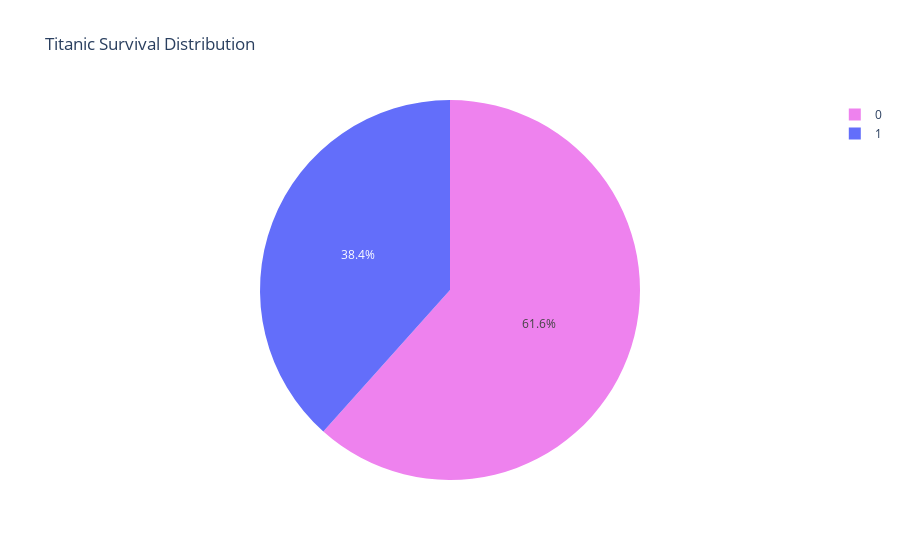

Notebook cell for this chart:
### Code cell
import plotly.express as px

fig = px.pie(titanic,names='Survived',color='Survived',
             color_discrete_map={0:'violet',
                                 1:'light-pink'},
            title="Titanic Survival Distribution")
fig.show()

### Figure 1 — Plotly figure (JSON) as saved in the notebook; plotly's stock layout.template omitted (floating-point values rounded to 4 significant figures; data arrays with more than 128 entries replaced by an {"elided": "..."} marker saying what was removed)
{"data": [{"customdata": {"elided": "891x1 int values"}, "domain": {"x": [0, 1], "y": [0, 1]}, "hovertemplate": "Survived=%{customdata[0]}<extra></extra>", "labels": {"elided": "891 int values"}, "legendgroup": "", "marker": {"colors": {"elided": "891 str values"}}, "name": "", "showlegend": true, "type": "pie"}], "layout": {"autosize": true, "legend": {"tracegroupgap": 0}, "title": {"text": "Titanic Survival Distribution"}}}
